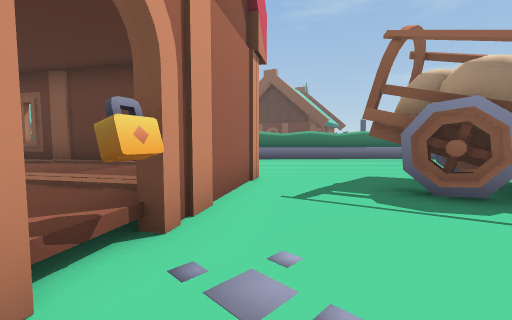
view 1 (above)

24 first-person views from a walk through a Unity game level. The camera is 1.5 m above the floor, tilts 4° down and sees 90° across. Doors are open. The floor is counted in squares, 2 m on a side. Each view is taken from the middle of a square. On the plan, view 1 faces up. The plan holds only what a view shows up to about 9 squares ahead; the rest is blank. The place goes on beyond the plan. The player character is not drawn.

view 2
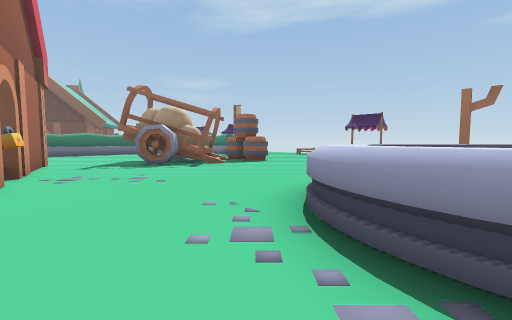

view 3
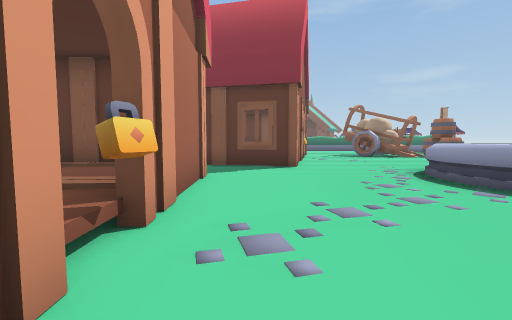

view 4
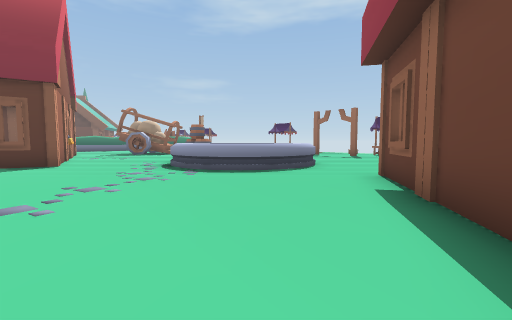

view 5
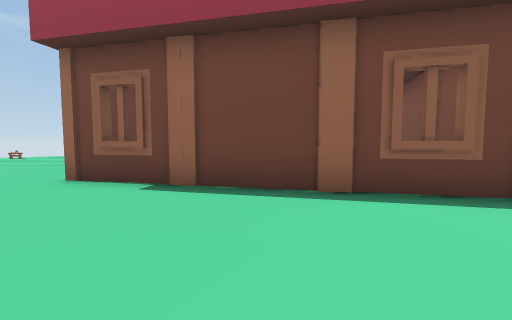

view 6
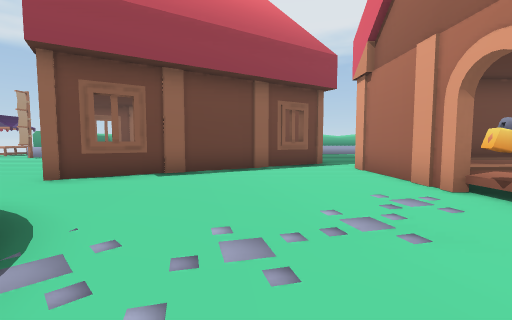

view 7
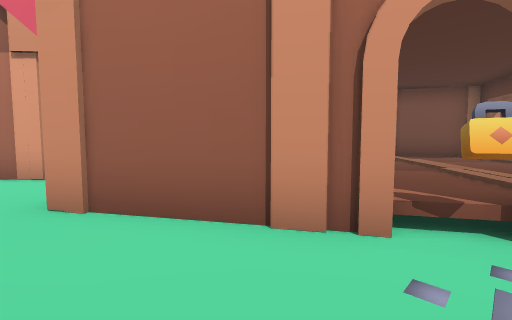

view 8
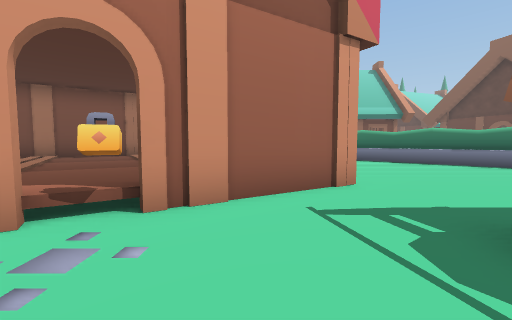

view 9
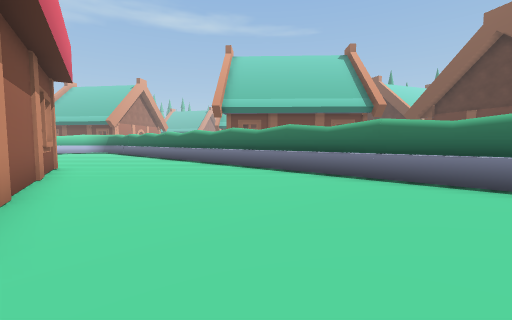

view 10
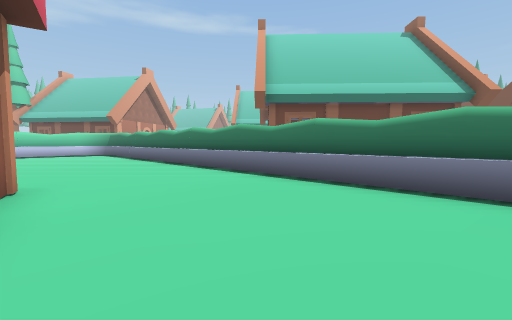

view 11
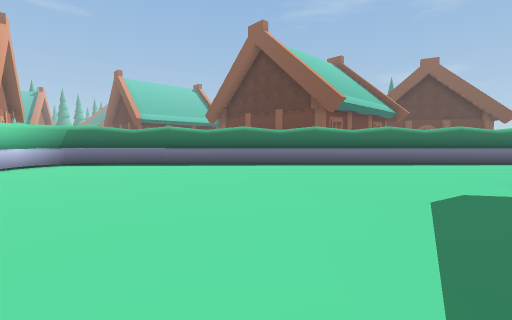

view 12
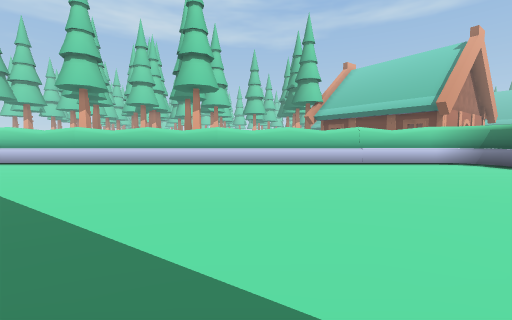

view 13
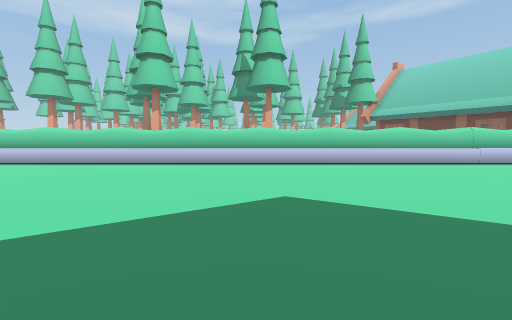

view 14
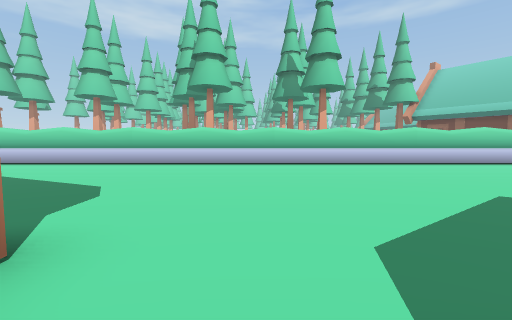

view 15
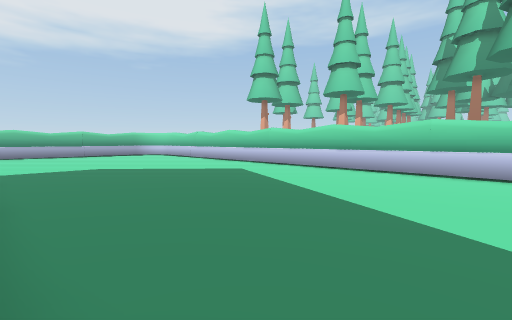

view 16
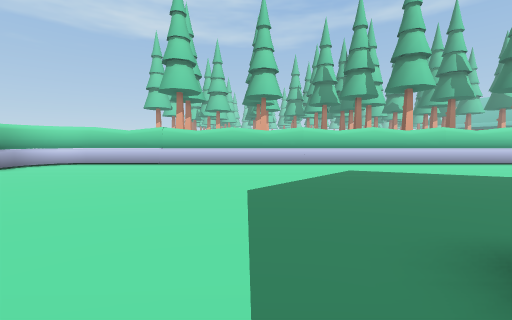

view 17
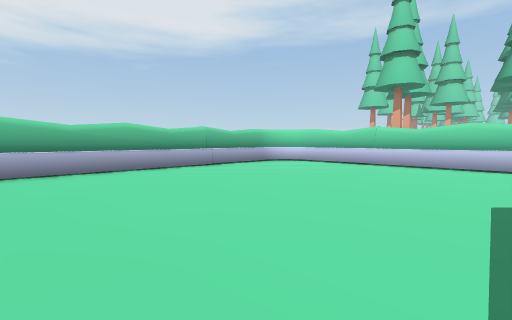

view 18
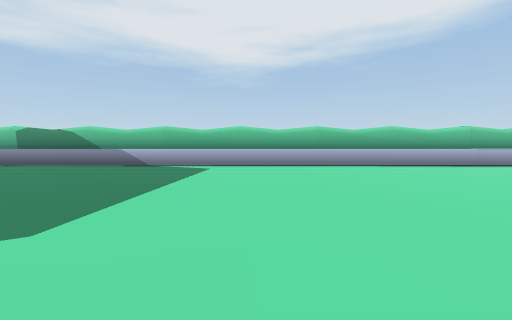

view 19
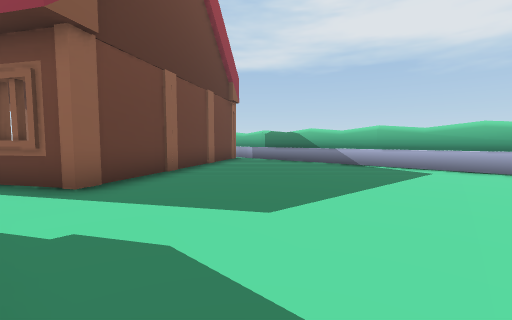

view 20
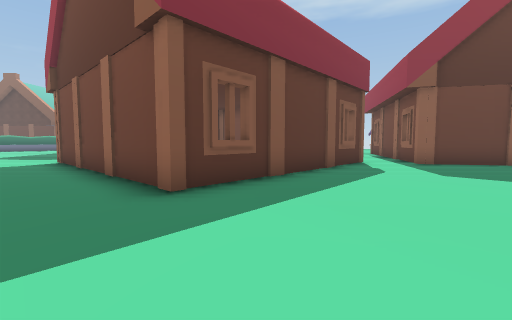

view 21
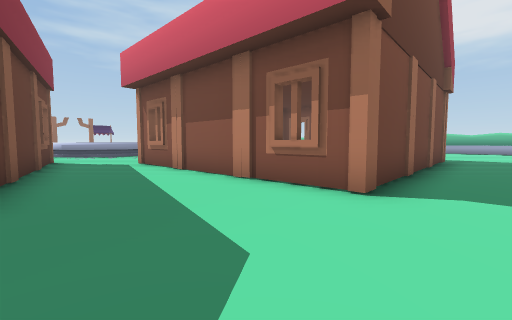

view 22
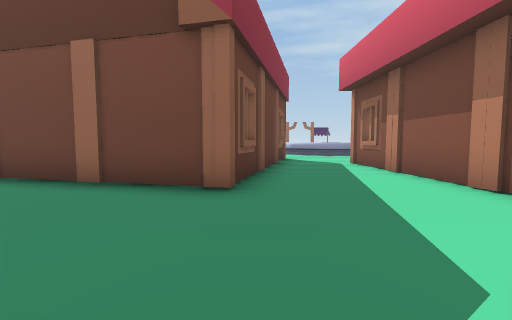

view 23
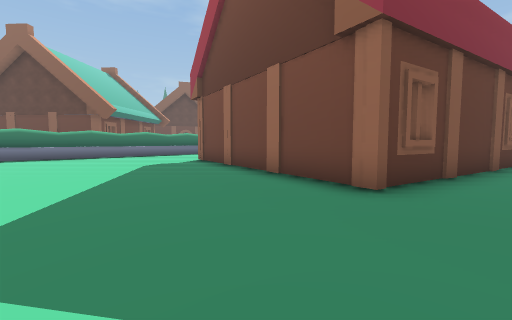

view 24
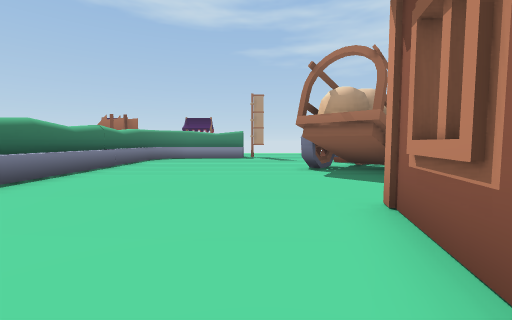

### Floor plan
Points are (right, up) in squares from view 1. A wall is a line through its corners. A room is listed if a view was taken in it or the views show most of it. See-through windows are left out.
Room 1 (views 1, 2, 3, 4, 5, 6, 7, 8)
walls: (1, -4) (1.2, -3.6); (1.1, -3.8) (1.5, -3.4); (0.8, -4.3) (1, -3.9); (0.7, -4.7) (0.9, -4.2); (0.7, -4.9) (0.8, -4.5); (0.9, -6.2) (0.7, -5.8); (1.1, -6.6) (0.8, -6.1); (1.2, -6.8) (1, -6.4); (1.5, -7) (1.1, -6.7); (2.6, -7.6) (2.1, -7.5); (2.9, -7.7) (2.4, -7.6); (-4.1, -4.3) (-4, -7.7); (-0.9, 1.5) (-1.8, -2.3); (-3.9, -8.7) (-3.8, -12.2); (3.3, 2.9) (2.2, 4); (4.2, 2.6) (3.5, 3.3); (3.3, 3.5) (2.7, 4.1); (2.6, 4.2) (2.1, 4.7); (0, 5.4) (-0.7, 2.3); (-3.2, -13.8) (3.1, -9.9)
low walls: (2.7, 3.6) (2.2, 3.7)
ways out: opening at (-3, -3.5) to room 2; opening at (1.5, 6) to room 2; open door at (-4, -9); open door at (-1, 1)
objects: other object (-4, -8)
Room 2 (views 9, 10, 11, 12, 13, 14, 15, 16, 17, 18, 19, 20, 21, 22, 23, 24)
walls: (-1.8, -2.3) (-9, -0.6) (-7.6, 5.4); (-3.8, -12.2) (-11.2, -12.5) (-11.5, -4.6) (-4.1, -4.3); (-7.3, 7.1) (0, 5.4); (-18.7, 10.4) (-18.7, -20); (-19, 10.4) (-19, -20); (3.8, 5.5) (4.1, 5.8); (-16.1, -21) (0.1, -21); (-0.4, -18.3) (-3.2, -13.8); (-17.6, -21) (-17, -21); (-17.8, -21.3) (0.4, -21.3); (4.5, 11.4) (-17.6, 11.4); (4.5, 11.7) (-17.8, 11.7)
ways out: opening at (-3, -3.5) to room 1; opening at (1.5, 6) to room 1

Positions as (right, up) in squares from view 1, and headings:
1: (0, 0), facing up
2: (-1, -5), facing up-right
3: (-3, -10), facing up
4: (-3, -12), facing up-right
5: (-3, -9), facing down-right
6: (-1, -5), facing down
7: (1, 0), facing left
8: (2, 1), facing up-left
9: (2, 6), facing up-left
10: (-2, 7), facing up-left
11: (-12, 3), facing up
12: (-10, 4), facing left
13: (-10, 0), facing left
14: (-10, -3), facing left
15: (-12, -6), facing down-left
16: (-10, -14), facing left
17: (-10, -14), facing down-left
18: (-8, -13), facing down
19: (-8, -13), facing down-right
20: (-13, -16), facing up-right
21: (-13, -1), facing down-right
22: (-13, -1), facing right
23: (-13, -2), facing up-right
24: (-3, 7), facing right
